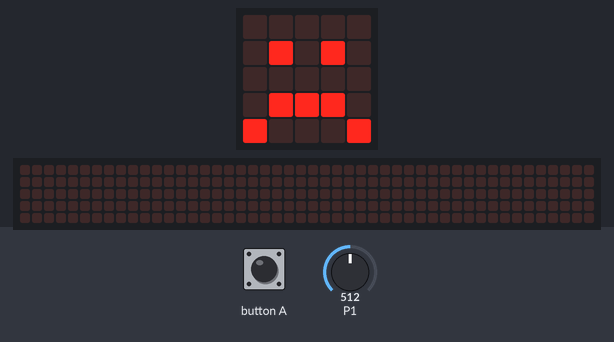
Recording of a program running on a simulated BBC micro:bit (MakeCode). Parts: the board's 5×5 LED display, a strip that is not on the board, showing the scrolling text unrolled. The test bench sets the inputs (shaded band); at power-on: P1 = 512 (analog values on the 0–1023 scale). The 48×5 strip is a reading aid, not a part: it shows the text the display is scrolling, unrolled, one strip-width of it at a time.

Above: at 1.2 s.
1.3 s: button A pressed for 0.15 s
At 1.92 s:
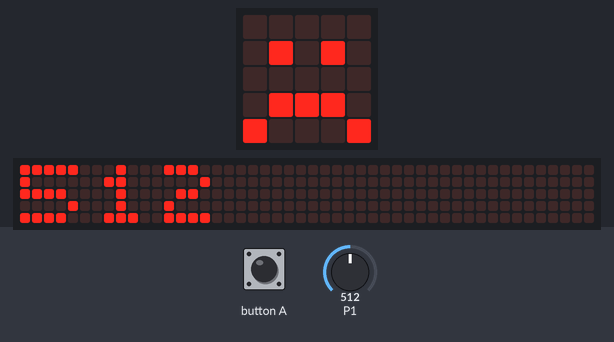
3.9 s: P1 set to 992
At 6.9 s:
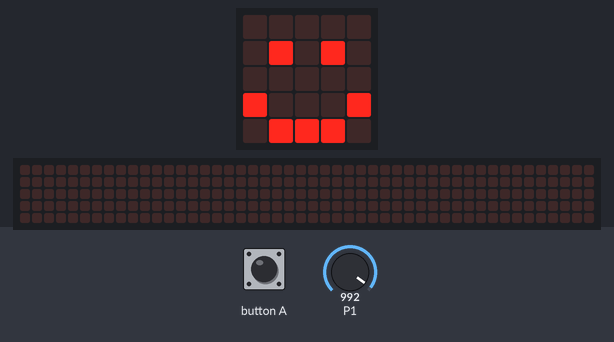
7.2 s: P1 set to 1018
At 8.3 s:
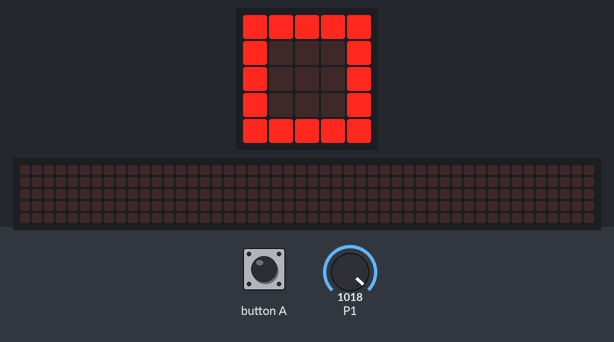
8.8 s: button A pressed for 0.15 s
At 9.21 s:
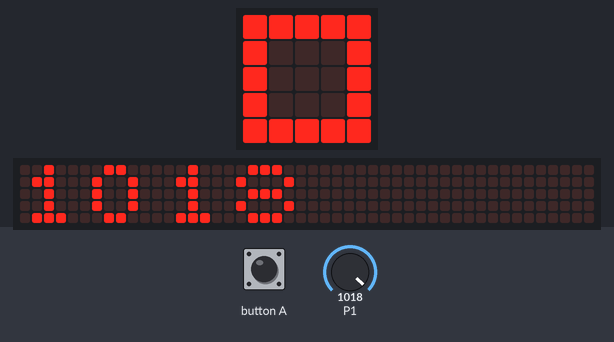
Timing chart, 0 to 11.8 s (numbered marks = the images above; inputs shaded):
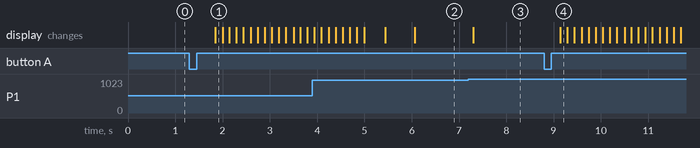

Measured:
- the behaviour switches between 1000 and 1001 on P1 (found by bisection; images 2 and 3)
- after the input at 1.3 s, the display: changes after 0.54 s (image 1)
- after the input at 3.9 s, the display: first differs from a run without the input after 2.2 s (image 2)
- after the input at 7.2 s, the display: changes after 0.10 s (image 3)
- after the input at 8.8 s, the display: changes after 0.34 s (image 4)

The program:

main.ts
```typescript
let umidade = 0
input.onButtonPressed(Button.A, function () {
    basic.showNumber(pins.analogReadPin(AnalogPin.P1))
})
basic.forever(function () {
    umidade = pins.analogReadPin(AnalogPin.P1)
    if (umidade > 1000) {
        basic.showIcon(IconNames.Square)
    } else if (umidade > 800) {
        basic.showIcon(IconNames.Happy)
    } else {
        basic.showIcon(IconNames.Sad)
    }
})
```

test.ts
```typescript
// testes vão aqui; isto não será compilado quando este pacote for usado como uma extensão.
```
